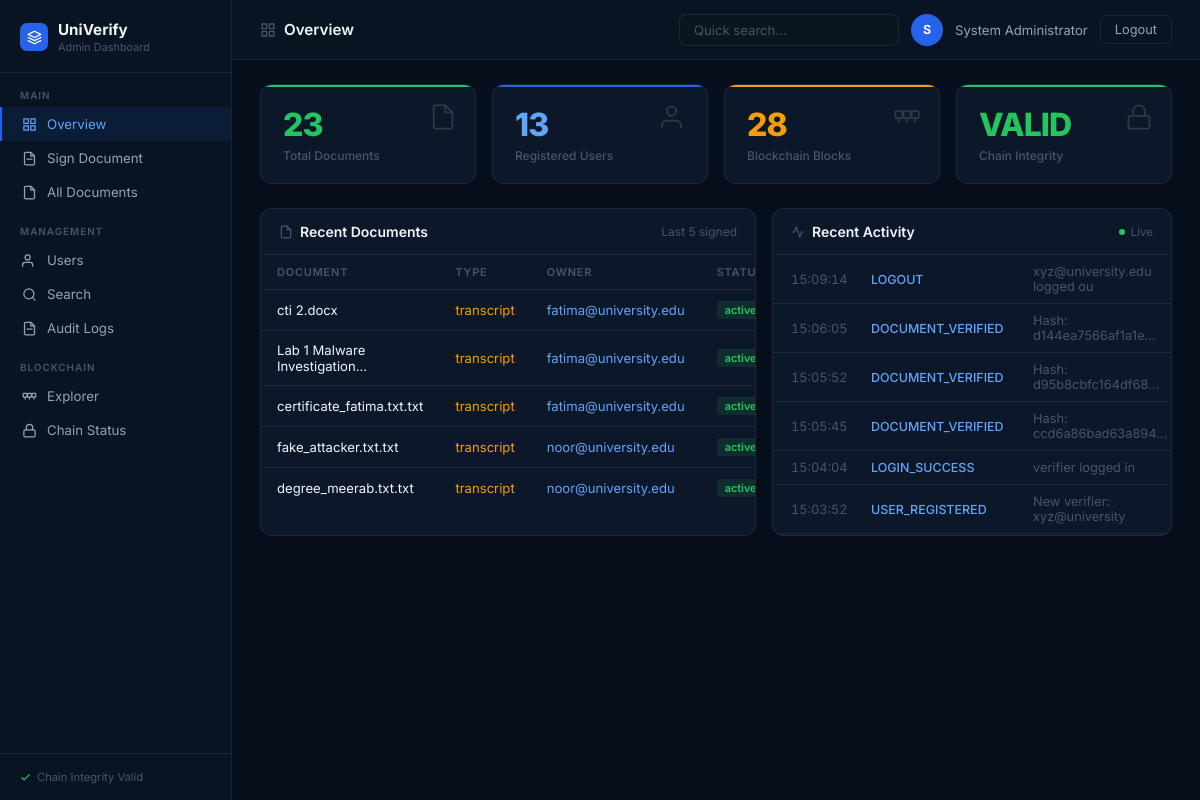
The page /dashboard (signed in) on the database as committed earlier.
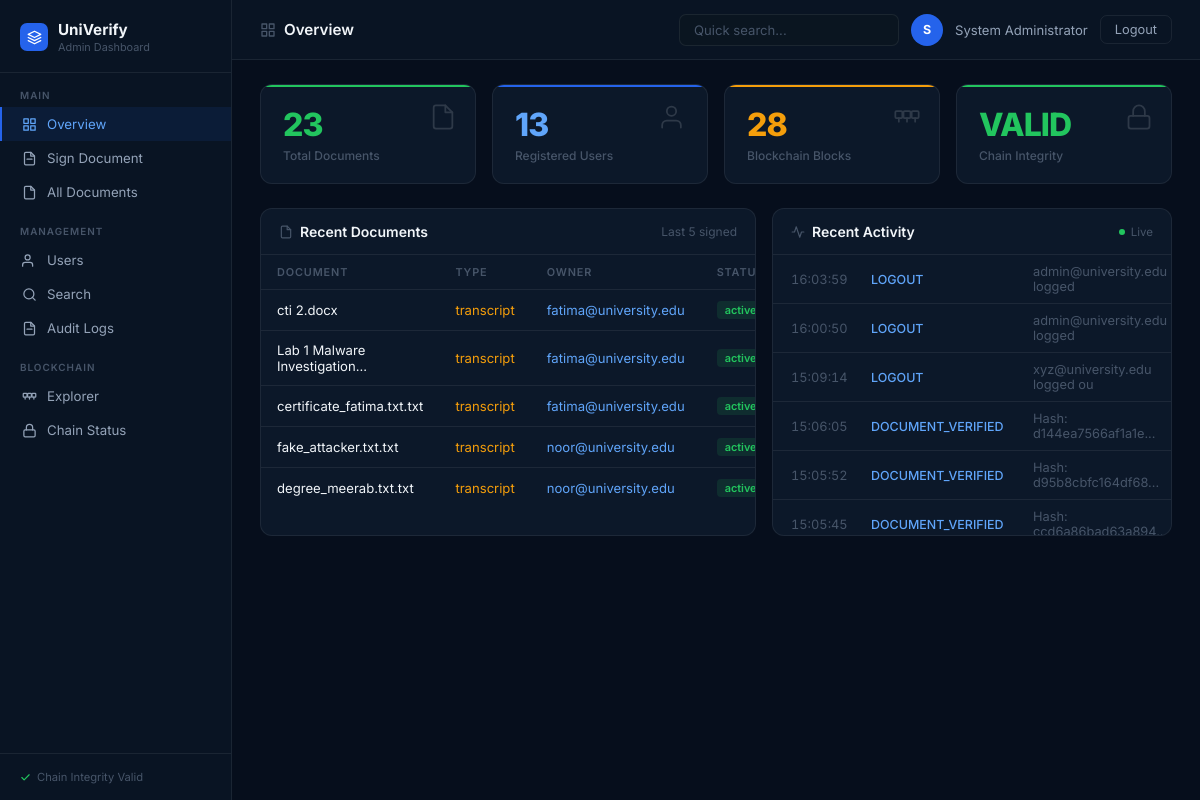
The same page on the database as committed later.
### models.py (models this page shows, shortened)
class User(UserMixin, db.Model):
    __tablename__ = 'users'
    id = db.Column(db.Integer, primary_key=True)
    full_name = db.Column(db.String(100), nullable=False)
    email = db.Column(db.String(120), unique=True, nullable=False)
    password_hash = db.Column(db.String(256), nullable=False)
    role = db.Column(db.String(20), default='student')
    reg_number = db.Column(db.String(50), unique=True, nullable=True)
    department = db.Column(db.String(100), nullable=True)
    created_at = db.Column(db.DateTime, default=datetime.utcnow)
    is_active = db.Column(db.Boolean, default=True)
    documents = db.relationship('Document', backref='owner', lazy=True)

class Document(db.Model):
    __tablename__ = 'documents'
    id = db.Column(db.Integer, primary_key=True)
    filename = db.Column(db.String(200), nullable=False)
    original_name = db.Column(db.String(200), nullable=False)
    file_hash = db.Column(db.String(64), unique=True, nullable=False)
    block_hash = db.Column(db.String(64), nullable=False)
    block_index = db.Column(db.Integer, nullable=False)
    cert_fingerprint = db.Column(db.String(200), nullable=False)
    signature = db.Column(db.Text, nullable=False)
    doc_type = db.Column(db.String(50), default='general')
    status = db.Column(db.String(20), default='active')
    qr_code_path = db.Column(db.String(200), nullable=True)
    user_id = db.Column(db.Integer, db.ForeignKey('users.id'), nullable=False)
    signed_at = db.Column(db.DateTime, default=datetime.utcnow)
    expires_at = db.Column(db.DateTime, nullable=True)

class AuditLog(db.Model):
    __tablename__ = 'audit_logs'
    id = db.Column(db.Integer, primary_key=True)
    user_id = db.Column(db.Integer, db.ForeignKey('users.id'), nullable=True)
    action = db.Column(db.String(100), nullable=False)
    details = db.Column(db.Text, nullable=True)
    ip_address = db.Column(db.String(50), nullable=True)
    timestamp = db.Column(db.DateTime, default=datetime.utcnow)
    success = db.Column(db.Boolean, default=True)

### app.py (the view)
@app.route('/dashboard')
@login_required
def dashboard():
    if current_user.role != 'admin':
        return redirect(url_for('student_portal'))
    total_docs = Document.query.count()
    total_users = User.query.count()
    active_docs = Document.query.filter_by(status='active').count()
    revoked_docs = Document.query.filter_by(status='revoked').count()
    recent_docs = Document.query.order_by(Document.signed_at.desc()).limit(5).all()
    recent_logs = AuditLog.query.order_by(AuditLog.timestamp.desc()).limit(10).all()
    chain_valid = blockchain.is_chain_valid()
    return render_template('dashboard.html',
        total_docs=total_docs, total_users=total_users,
        active_docs=active_docs, revoked_docs=revoked_docs,
        recent_docs=recent_docs, recent_logs=recent_logs,
        chain_valid=chain_valid, chain_length=len(blockchain.chain))

### app.py (called while the page is built)
@login_manager.user_loader
def load_user(user_id):
    return User.query.get(int(user_id))

### blockchain.py (called while the page is built)
    def compute_hash(self):
        block_string = json.dumps({
            "index": self.index,
            "timestamp": self.timestamp,
            "filename": self.filename,
            "file_hash": self.file_hash,
            "cert_fingerprint": self.cert_fingerprint,
            "email": self.email,
            "signature": self.signature,
            "parent_hash": self.parent_hash,
            "previous_hash": self.previous_hash
        }, sort_keys=True)
        return hashlib.sha256(block_string.encode()).hexdigest()

    def is_chain_valid(self):
        for i in range(1, len(self.chain)):
            current = self.chain[i]
            previous = self.chain[i - 1]
            if current.hash != current.compute_hash():
                return False
            if current.previous_hash != previous.hash:
                return False
        return True

### templates/dashboard.html (shortened to what this page needs)
<html lang="en">
<head>
</head>
<body>
<div class="sidebar">
    <div class="sidebar-brand">
        <div class="brand-icon"><svg viewBox="0 0 24 24" fill="none" stroke="currentColor" stroke-width="2" stroke-linecap="round" stroke-linejoin="round"><path d="M12 2L2 7l10 5 10-5-10-5z"/><path d="M2 17l10 5 10-5"/><path d="M2 12l10 5 10-5"/></svg></div>
        <div><div class="brand-name">UniVerify</div><div class="brand-sub">Admin Dashboard</div></div>
    </div>
    <div class="nav-section">Main</div>
    <div class="nav-item active" onclick="showSection('overview',this)"><svg viewBox="0 0 24 24" fill="none" stroke="currentColor" stroke-width="2" stroke-linecap="round" stroke-linejoin="round"><rect x="3" y="3" width="7" height="7"/><rect x="14" y="3" width="7" height="7"/><rect x="14" y="14" width="7" height="7"/><rect x="3" y="14" width="7" height="7"/></svg>Overview</div>
    <div class="nav-item" onclick="showSection('sign',this)"><svg viewBox="0 0 24 24" fill="none" stroke="currentColor" stroke-width="2" stroke-linecap="round" stroke-linejoin="round"><path d="M14 2H6a2 2 0 0 0-2 2v16a2 2 0 0 0 2 2h12a2 2 0 0 0 2-2V8z"/><polyline points="14 2 14 8 20 8"/><line x1="16" y1="13" x2="8" y2="13"/></svg>Sign Document</div>
    <div class="nav-item" onclick="showSection('documents',this)"><svg viewBox="0 0 24 24" fill="none" stroke="currentColor" stroke-width="2" stroke-linecap="round" stroke-linejoin="round"><path d="M14 2H6a2 2 0 0 0-2 2v16a2 2 0 0 0 2 2h12a2 2 0 0 0 2-2V8z"/><polyline points="14 2 14 8 20 8"/></svg>All Documents</div>
    <div class="nav-section">Management</div>
    <div class="nav-item" onclick="showSection('users',this)"><svg viewBox="0 0 24 24" fill="none" stroke="currentColor" stroke-width="2" stroke-linecap="round" stroke-linejoin="round"><path d="M17 21v-2a4 4 0 0 0-4-4H5a4 4 0 0 0-4 4v2"/><circle cx="9" cy="7" r="4"/></svg>Users</div>
    <div class="nav-item" onclick="showSection('search',this)"><svg viewBox="0 0 24 24" fill="none" stroke="currentColor" stroke-width="2" stroke-linecap="round" stroke-linejoin="round"><circle cx="11" cy="11" r="8"/><path d="m21 21-4.35-4.35"/></svg>Search</div>
    <div class="nav-item" onclick="showSection('audit',this)"><svg viewBox="0 0 24 24" fill="none" stroke="currentColor" stroke-width="2" stroke-linecap="round" stroke-linejoin="round"><path d="M14 2H6a2 2 0 0 0-2 2v16a2 2 0 0 0 2 2h12a2 2 0 0 0 2-2V8z"/><polyline points="14 2 14 8 20 8"/><line x1="16" y1="13" x2="8" y2="13"/></svg>Audit Logs</div>
    <div class="nav-section">Blockchain</div>
    <div class="nav-item" onclick="window.open('/explorer','_blank')"><svg viewBox="0 0 24 24" fill="none" stroke="currentColor" stroke-width="2" stroke-linecap="round" stroke-linejoin="round"><rect x="2" y="7" width="6" height="6" rx="1"/><rect x="9" y="7" width="6" height="6" rx="1"/><rect x="16" y="7" width="6" height="6" rx="1"/><path d="M5 13v3M12 13v3M19 13v3"/></svg>Explorer</div>
    <div class="nav-item" onclick="showSection('chain',this)"><svg viewBox="0 0 24 24" fill="none" stroke="currentColor" stroke-width="2" stroke-linecap="round" stroke-linejoin="round"><rect x="3" y="11" width="18" height="11" rx="2"/><path d="M7 11V7a5 5 0 0 1 10 0v4"/></svg>Chain Status</div>
    <div class="sidebar-footer"><div class="sidebar-footer-badge"><svg viewBox="0 0 24 24" fill="none" stroke="currentColor" stroke-width="2.5" stroke-linecap="round" stroke-linejoin="round"><polyline points="20 6 9 17 4 12"/></svg>Chain Integrity Valid</div></div>
</div>
<div class="main">
    <div class="topbar">
        <div class="page-title" id="pageTitle"><svg viewBox="0 0 24 24" fill="none" stroke="currentColor" stroke-width="2" stroke-linecap="round" stroke-linejoin="round"><rect x="3" y="3" width="7" height="7"/><rect x="14" y="3" width="7" height="7"/><rect x="14" y="14" width="7" height="7"/><rect x="3" y="14" width="7" height="7"/></svg>Overview</div>
        <div class="topbar-right">
            <input class="search-input" placeholder="Quick search..." oninput="quickSearch(this.value)">
            <div class="avatar">{{ (current_user.full_name[0] if current_user and current_user.full_name else 'A') | upper }}</div>
            <span class="username">{{ current_user.full_name if current_user else 'Admin' }}</span>
            <button class="logout-btn" onclick="window.location.href='/logout'">Logout</button>
        </div>
    </div>
    <div class="content">
        <div class="section active" id="sec-overview">
            <div class="stats-grid">
                <div class="stat-card stat-green">
                    <div class="stat-icon"><svg viewBox="0 0 24 24" fill="none" stroke="currentColor" stroke-width="1.5" stroke-linecap="round" stroke-linejoin="round"><path d="M14 2H6a2 2 0 0 0-2 2v16a2 2 0 0 0 2 2h12a2 2 0 0 0 2-2V8z"/><polyline points="14 2 14 8 20 8"/></svg></div>
                    <div class="stat-number n-green" id="s-total">{{ total_docs }}</div>
                    <div class="stat-label">Total Documents</div>
                </div>
                <div class="stat-card stat-blue">
                    <div class="stat-icon"><svg viewBox="0 0 24 24" fill="none" stroke="currentColor" stroke-width="1.5" stroke-linecap="round" stroke-linejoin="round"><path d="M17 21v-2a4 4 0 0 0-4-4H5a4 4 0 0 0-4 4v2"/><circle cx="9" cy="7" r="4"/></svg></div>
                    <div class="stat-number n-blue" id="s-users">{{ total_users }}</div>
                    <div class="stat-label">Registered Users</div>
                </div>
                <div class="stat-card stat-orange">
                    <div class="stat-icon"><svg viewBox="0 0 24 24" fill="none" stroke="currentColor" stroke-width="1.5" stroke-linecap="round" stroke-linejoin="round"><rect x="2" y="7" width="6" height="6" rx="1"/><rect x="9" y="7" width="6" height="6" rx="1"/><rect x="16" y="7" width="6" height="6" rx="1"/><path d="M5 13v3M12 13v3M19 13v3"/></svg></div>
                    <div class="stat-number n-orange" id="s-chain">{{ chain_length }}</div>
                    <div class="stat-label">Blockchain Blocks</div>
                </div>
                <div class="stat-card stat-cyan">
                    <div class="stat-icon"><svg viewBox="0 0 24 24" fill="none" stroke="currentColor" stroke-width="1.5" stroke-linecap="round" stroke-linejoin="round"><rect x="3" y="11" width="18" height="11" rx="2"/><path d="M7 11V7a5 5 0 0 1 10 0v4"/></svg></div>
                    <div class="stat-number" style="color:{{ '#22c55e' if chain_valid else '#ef4444' }}" id="s-valid">{{ 'VALID' if chain_valid else 'TAMPERED' }}</div>
                    <div class="stat-label">Chain Integrity</div>
                </div>
            </div>
            <div style="display:grid;grid-template-columns:1fr 400px;gap:16px;">
                <div class="card">
                    <div class="card-head">
                        <div class="card-title"><svg viewBox="0 0 24 24" fill="none" stroke="currentColor" stroke-width="2" stroke-linecap="round" stroke-linejoin="round"><path d="M14 2H6a2 2 0 0 0-2 2v16a2 2 0 0 0 2 2h12a2 2 0 0 0 2-2V8z"/><polyline points="14 2 14 8 20 8"/></svg>Recent Documents</div>
                        <span class="card-meta">Last 5 signed</span>
                    </div>
                    <table class="tbl">
                        <thead><tr><th>Document</th><th>Type</th><th>Owner</th><th>Status</th></tr></thead>
                        <tbody>
                        {% for doc in recent_docs %}
                        <tr>
                            <td style="color:var(--text-1);">{{ doc.original_name[:28] }}{% if doc.original_name|length > 28 %}...{% endif %}</td>
                            <td style="color:var(--warn);">{{ doc.doc_type }}</td>
                            <td style="color:#60a5fa;">{{ doc.owner.email if doc.owner else 'N/A' }}</td>
                            <td><span class="badge badge-{{ doc.status }}">{{ doc.status }}</span></td>
                        </tr>
                        {% else %}
                        <tr><td colspan="4" style="text-align:center;color:var(--text-3);padding:28px;">No documents yet.</td></tr>
                        {% endfor %}
                        </tbody>
                    </table>
                </div>
                <div class="card">
                    <div class="card-head">
                        <div class="card-title"><svg viewBox="0 0 24 24" fill="none" stroke="currentColor" stroke-width="2" stroke-linecap="round" stroke-linejoin="round"><polyline points="22 12 18 12 15 21 9 3 6 12 2 12"/></svg>Recent Activity</div>
                        <div style="display:flex;align-items:center;gap:6px;"><div class="live-dot"></div><span style="font-size:0.72rem;color:var(--text-3);">Live</span></div>
                    </div>
                    <div style="max-height:280px;overflow-y:auto;">
                        {% for log in recent_logs %}
                        <div class="log-item">
                            <span class="log-time">{{ log.timestamp.strftime('%H:%M:%S') }}</span>
                            <span class="log-action" style="color:{% if 'FAIL' in log.action or 'ERROR' in log.action %}var(--error){% elif 'SIGN' in log.action %}var(--success){% else %}#60a5fa{% endif %};">{{ log.action }}</span>
                            <span class="log-detail">{{ (log.details or '')[:28] }}</span>
                        </div>
                        {% else %}
                        <div style="color:var(--text-3);text-align:center;padding:24px;font-size:0.82rem;">No activity yet</div>
                        {% endfor %}
                    </div>
                </div>
            </div>
        </div>
    </div>
</div>
</body>
</html>

Rows that differ between the two databases and show on the page:
no longer on this page (row unchanged): AuditLog: timestamp "15:04:04", action "LOGIN_SUCCESS", details "verifier logged in"
no longer on this page (row unchanged): AuditLog: timestamp "15:03:52", action "USER_REGISTERED", details "New verifier: xyz@university"
added AuditLog: timestamp "16:03:59", action "LOGOUT", details "admin@university.edu logged"
added AuditLog: timestamp "16:00:50", action "LOGOUT", details "admin@university.edu logged"
